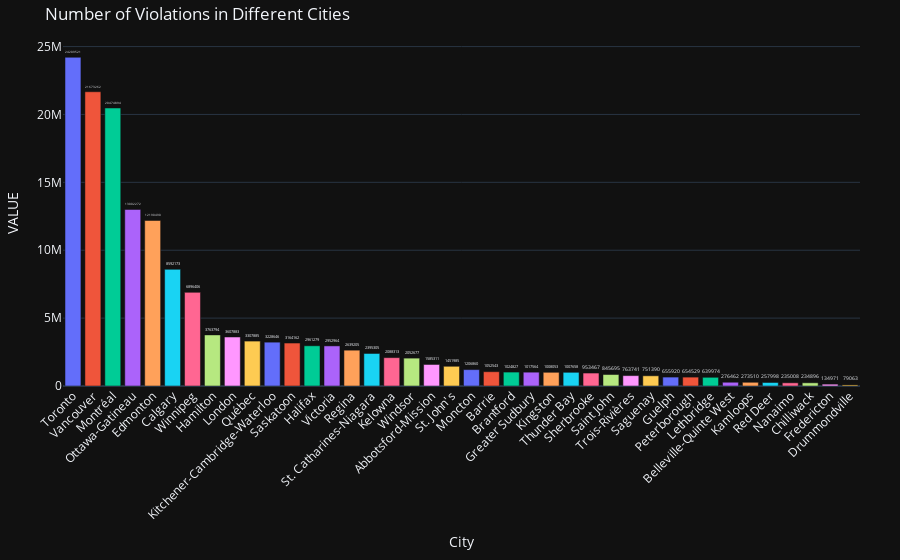

Notebook cell for this chart:
### Code cell
plotlyBarPlot(data_grouped, 'City', 'VALUE', 'City', 'Number of Violations in Different Cities', 'City', 'Number of Violations')

### Figure 1 — Plotly figure (JSON) as saved in the notebook; plotly's stock layout.template omitted (floating-point values rounded to 4 significant figures)
{"data": [{"hovertemplate": "City=%{x}<br>VALUE=%{text}<extra></extra>", "legendgroup": "Toronto", "marker": {"color": "#636efa", "pattern": {"shape": ""}}, "name": "Toronto", "orientation": "v", "showlegend": true, "text": [24210000.0], "textposition": "outside", "type": "bar", "x": ["Toronto"], "xaxis": "x", "y": [24210000.0], "yaxis": "y"}, {"hovertemplate": "City=%{x}<br>VALUE=%{text}<extra></extra>", "legendgroup": "Vancouver", "marker": {"color": "#EF553B", "pattern": {"shape": ""}}, "name": "Vancouver", "orientation": "v", "showlegend": true, "text": [21670000.0], "textposition": "outside", "type": "bar", "x": ["Vancouver"], "xaxis": "x", "y": [21670000.0], "yaxis": "y"}, {"hovertemplate": "City=%{x}<br>VALUE=%{text}<extra></extra>", "legendgroup": "Montréal", "marker": {"color": "#00cc96", "pattern": {"shape": ""}}, "name": "Montréal", "orientation": "v", "showlegend": true, "text": [20470000.0], "textposition": "outside", "type": "bar", "x": ["Montréal"], "xaxis": "x", "y": [20470000.0], "yaxis": "y"}, {"hovertemplate": "City=%{x}<br>VALUE=%{text}<extra></extra>", "legendgroup": "Ottawa-Gatineau", "marker": {"color": "#ab63fa", "pattern": {"shape": ""}}, "name": "Ottawa-Gatineau", "orientation": "v", "showlegend": true, "text": [13000000.0], "textposition": "outside", "type": "bar", "x": ["Ottawa-Gatineau"], "xaxis": "x", "y": [13000000.0], "yaxis": "y"}, {"hovertemplate": "City=%{x}<br>VALUE=%{text}<extra></extra>", "legendgroup": "Edmonton", "marker": {"color": "#FFA15A", "pattern": {"shape": ""}}, "name": "Edmonton", "orientation": "v", "showlegend": true, "text": [12190000.0], "textposition": "outside", "type": "bar", "x": ["Edmonton"], "xaxis": "x", "y": [12190000.0], "yaxis": "y"}, {"hovertemplate": "City=%{x}<br>VALUE=%{text}<extra></extra>", "legendgroup": "Calgary", "marker": {"color": "#19d3f3", "pattern": {"shape": ""}}, "name": "Calgary", "orientation": "v", "showlegend": true, "text": [8592000.0], "textposition": "outside", "type": "bar", "x": ["Calgary"], "xaxis": "x", "y": [8592000.0], "yaxis": "y"}, {"hovertemplate": "City=%{x}<br>VALUE=%{text}<extra></extra>", "legendgroup": "Winnipeg", "marker": {"color": "#FF6692", "pattern": {"shape": ""}}, "name": "Winnipeg", "orientation": "v", "showlegend": true, "text": [6896000.0], "textposition": "outside", "type": "bar", "x": ["Winnipeg"], "xaxis": "x", "y": [6896000.0], "yaxis": "y"}, {"hovertemplate": "City=%{x}<br>VALUE=%{text}<extra></extra>", "legendgroup": "Hamilton", "marker": {"color": "#B6E880", "pattern": {"shape": ""}}, "name": "Hamilton", "orientation": "v", "showlegend": true, "text": [3764000.0], "textposition": "outside", "type": "bar", "x": ["Hamilton"], "xaxis": "x", "y": [3764000.0], "yaxis": "y"}, {"hovertemplate": "City=%{x}<br>VALUE=%{text}<extra></extra>", "legendgroup": "London", "marker": {"color": "#FF97FF", "pattern": {"shape": ""}}, "name": "London", "orientation": "v", "showlegend": true, "text": [3608000.0], "textposition": "outside", "type": "bar", "x": ["London"], "xaxis": "x", "y": [3608000.0], "yaxis": "y"}, {"hovertemplate": "City=%{x}<br>VALUE=%{text}<extra></extra>", "legendgroup": "Québec", "marker": {"color": "#FECB52", "pattern": {"shape": ""}}, "name": "Québec", "orientation": "v", "showlegend": true, "text": [3308000.0], "textposition": "outside", "type": "bar", "x": ["Québec"], "xaxis": "x", "y": [3308000.0], "yaxis": "y"}, {"hovertemplate": "City=%{x}<br>VALUE=%{text}<extra></extra>", "legendgroup": "Kitchener-Cambridge-Waterloo", "marker": {"color": "#636efa", "pattern": {"shape": ""}}, "name": "Kitchener-Cambridge-Waterloo", "orientation": "v", "showlegend": true, "text": [3229000.0], "textposition": "outside", "type": "bar", "x": ["Kitchener-Cambridge-Waterloo"], "xaxis": "x", "y": [3229000.0], "yaxis": "y"}, {"hovertemplate": "City=%{x}<br>VALUE=%{text}<extra></extra>", "legendgroup": "Saskatoon", "marker": {"color": "#EF553B", "pattern": {"shape": ""}}, "name": "Saskatoon", "orientation": "v", "showlegend": true, "text": [3164000.0], "textposition": "outside", "type": "bar", "x": ["Saskatoon"], "xaxis": "x", "y": [3164000.0], "yaxis": "y"}, {"hovertemplate": "City=%{x}<br>VALUE=%{text}<extra></extra>", "legendgroup": "Halifax", "marker": {"color": "#00cc96", "pattern": {"shape": ""}}, "name": "Halifax", "orientation": "v", "showlegend": true, "text": [2961000.0], "textposition": "outside", "type": "bar", "x": ["Halifax"], "xaxis": "x", "y": [2961000.0], "yaxis": "y"}, {"hovertemplate": "City=%{x}<br>VALUE=%{text}<extra></extra>", "legendgroup": "Victoria", "marker": {"color": "#ab63fa", "pattern": {"shape": ""}}, "name": "Victoria", "orientation": "v", "showlegend": true, "text": [2953000.0], "textposition": "outside", "type": "bar", "x": ["Victoria"], "xaxis": "x", "y": [2953000.0], "yaxis": "y"}, {"hovertemplate": "City=%{x}<br>VALUE=%{text}<extra></extra>", "legendgroup": "Regina", "marker": {"color": "#FFA15A", "pattern": {"shape": ""}}, "name": "Regina", "orientation": "v", "showlegend": true, "text": [2639000.0], "textposition": "outside", "type": "bar", "x": ["Regina"], "xaxis": "x", "y": [2639000.0], "yaxis": "y"}, {"hovertemplate": "City=%{x}<br>VALUE=%{text}<extra></extra>", "legendgroup": "St. Catharines-Niagara", "marker": {"color": "#19d3f3", "pattern": {"shape": ""}}, "name": "St. Catharines-Niagara", "orientation": "v", "showlegend": true, "text": [2395000.0], "textposition": "outside", "type": "bar", "x": ["St. Catharines-Niagara"], "xaxis": "x", "y": [2395000.0], "yaxis": "y"}, {"hovertemplate": "City=%{x}<br>VALUE=%{text}<extra></extra>", "legendgroup": "Kelowna", "marker": {"color": "#FF6692", "pattern": {"shape": ""}}, "name": "Kelowna", "orientation": "v", "showlegend": true, "text": [2088000.0], "textposition": "outside", "type": "bar", "x": ["Kelowna"], "xaxis": "x", "y": [2088000.0], "yaxis": "y"}, {"hovertemplate": "City=%{x}<br>VALUE=%{text}<extra></extra>", "legendgroup": "Windsor", "marker": {"color": "#B6E880", "pattern": {"shape": ""}}, "name": "Windsor", "orientation": "v", "showlegend": true, "text": [2053000.0], "textposition": "outside", "type": "bar", "x": ["Windsor"], "xaxis": "x", "y": [2053000.0], "yaxis": "y"}, {"hovertemplate": "City=%{x}<br>VALUE=%{text}<extra></extra>", "legendgroup": "Abbotsford-Mission", "marker": {"color": "#FF97FF", "pattern": {"shape": ""}}, "name": "Abbotsford-Mission", "orientation": "v", "showlegend": true, "text": [1585000.0], "textposition": "outside", "type": "bar", "x": ["Abbotsford-Mission"], "xaxis": "x", "y": [1585000.0], "yaxis": "y"}, {"hovertemplate": "City=%{x}<br>VALUE=%{text}<extra></extra>", "legendgroup": "St. John's", "marker": {"color": "#FECB52", "pattern": {"shape": ""}}, "name": "St. John's", "orientation": "v", "showlegend": true, "text": [1452000.0], "textposition": "outside", "type": "bar", "x": ["St. John's"], "xaxis": "x", "y": [1452000.0], "yaxis": "y"}, {"hovertemplate": "City=%{x}<br>VALUE=%{text}<extra></extra>", "legendgroup": "Moncton", "marker": {"color": "#636efa", "pattern": {"shape": ""}}, "name": "Moncton", "orientation": "v", "showlegend": true, "text": [1207000.0], "textposition": "outside", "type": "bar", "x": ["Moncton"], "xaxis": "x", "y": [1207000.0], "yaxis": "y"}, {"hovertemplate": "City=%{x}<br>VALUE=%{text}<extra></extra>", "legendgroup": "Barrie", "marker": {"color": "#EF553B", "pattern": {"shape": ""}}, "name": "Barrie", "orientation": "v", "showlegend": true, "text": [1053000.0], "textposition": "outside", "type": "bar", "x": ["Barrie"], "xaxis": "x", "y": [1053000.0], "yaxis": "y"}, {"hovertemplate": "City=%{x}<br>VALUE=%{text}<extra></extra>", "legendgroup": "Brantford", "marker": {"color": "#00cc96", "pattern": {"shape": ""}}, "name": "Brantford", "orientation": "v", "showlegend": true, "text": [1025000.0], "textposition": "outside", "type": "bar", "x": ["Brantford"], "xaxis": "x", "y": [1025000.0], "yaxis": "y"}, {"hovertemplate": "City=%{x}<br>VALUE=%{text}<extra></extra>", "legendgroup": "Greater Sudbury", "marker": {"color": "#ab63fa", "pattern": {"shape": ""}}, "name": "Greater Sudbury", "orientation": "v", "showlegend": true, "text": [1018000.0], "textposition": "outside", "type": "bar", "x": ["Greater Sudbury"], "xaxis": "x", "y": [1018000.0], "yaxis": "y"}, {"hovertemplate": "City=%{x}<br>VALUE=%{text}<extra></extra>", "legendgroup": "Kingston", "marker": {"color": "#FFA15A", "pattern": {"shape": ""}}, "name": "Kingston", "orientation": "v", "showlegend": true, "text": [1008000.0], "textposition": "outside", "type": "bar", "x": ["Kingston"], "xaxis": "x", "y": [1008000.0], "yaxis": "y"}, {"hovertemplate": "City=%{x}<br>VALUE=%{text}<extra></extra>", "legendgroup": "Thunder Bay", "marker": {"color": "#19d3f3", "pattern": {"shape": ""}}, "name": "Thunder Bay", "orientation": "v", "showlegend": true, "text": [1008000.0], "textposition": "outside", "type": "bar", "x": ["Thunder Bay"], "xaxis": "x", "y": [1008000.0], "yaxis": "y"}, {"hovertemplate": "City=%{x}<br>VALUE=%{text}<extra></extra>", "legendgroup": "Sherbrooke", "marker": {"color": "#FF6692", "pattern": {"shape": ""}}, "name": "Sherbrooke", "orientation": "v", "showlegend": true, "text": [953500.0], "textposition": "outside", "type": "bar", "x": ["Sherbrooke"], "xaxis": "x", "y": [953500.0], "yaxis": "y"}, {"hovertemplate": "City=%{x}<br>VALUE=%{text}<extra></extra>", "legendgroup": "Saint John", "marker": {"color": "#B6E880", "pattern": {"shape": ""}}, "name": "Saint John", "orientation": "v", "showlegend": true, "text": [845700.0], "textposition": "outside", "type": "bar", "x": ["Saint John"], "xaxis": "x", "y": [845700.0], "yaxis": "y"}, {"hovertemplate": "City=%{x}<br>VALUE=%{text}<extra></extra>", "legendgroup": "Trois-Rivières", "marker": {"color": "#FF97FF", "pattern": {"shape": ""}}, "name": "Trois-Rivières", "orientation": "v", "showlegend": true, "text": [763700.0], "textposition": "outside", "type": "bar", "x": ["Trois-Rivières"], "xaxis": "x", "y": [763700.0], "yaxis": "y"}, {"hovertemplate": "City=%{x}<br>VALUE=%{text}<extra></extra>", "legendgroup": "Saguenay", "marker": {"color": "#FECB52", "pattern": {"shape": ""}}, "name": "Saguenay", "orientation": "v", "showlegend": true, "text": [751400.0], "textposition": "outside", "type": "bar", "x": ["Saguenay"], "xaxis": "x", "y": [751400.0], "yaxis": "y"}, {"hovertemplate": "City=%{x}<br>VALUE=%{text}<extra></extra>", "legendgroup": "Guelph", "marker": {"color": "#636efa", "pattern": {"shape": ""}}, "name": "Guelph", "orientation": "v", "showlegend": true, "text": [655900.0], "textposition": "outside", "type": "bar", "x": ["Guelph"], "xaxis": "x", "y": [655900.0], "yaxis": "y"}, {"hovertemplate": "City=%{x}<br>VALUE=%{text}<extra></extra>", "legendgroup": "Peterborough", "marker": {"color": "#EF553B", "pattern": {"shape": ""}}, "name": "Peterborough", "orientation": "v", "showlegend": true, "text": [654500.0], "textposition": "outside", "type": "bar", "x": ["Peterborough"], "xaxis": "x", "y": [654500.0], "yaxis": "y"}, {"hovertemplate": "City=%{x}<br>VALUE=%{text}<extra></extra>", "legendgroup": "Lethbridge", "marker": {"color": "#00cc96", "pattern": {"shape": ""}}, "name": "Lethbridge", "orientation": "v", "showlegend": true, "text": [640000.0], "textposition": "outside", "type": "bar", "x": ["Lethbridge"], "xaxis": "x", "y": [640000.0], "yaxis": "y"}, {"hovertemplate": "City=%{x}<br>VALUE=%{text}<extra></extra>", "legendgroup": "Belleville-Quinte West", "marker": {"color": "#ab63fa", "pattern": {"shape": ""}}, "name": "Belleville-Quinte West", "orientation": "v", "showlegend": true, "text": [276500.0], "textposition": "outside", "type": "bar", "x": ["Belleville-Quinte West"], "xaxis": "x", "y": [276500.0], "yaxis": "y"}, {"hovertemplate": "City=%{x}<br>VALUE=%{text}<extra></extra>", "legendgroup": "Kamloops", "marker": {"color": "#FFA15A", "pattern": {"shape": ""}}, "name": "Kamloops", "orientation": "v", "showlegend": true, "text": [273500.0], "textposition": "outside", "type": "bar", "x": ["Kamloops"], "xaxis": "x", "y": [273500.0], "yaxis": "y"}, {"hovertemplate": "City=%{x}<br>VALUE=%{text}<extra></extra>", "legendgroup": "Red Deer", "marker": {"color": "#19d3f3", "pattern": {"shape": ""}}, "name": "Red Deer", "orientation": "v", "showlegend": true, "text": [258000.0], "textposition": "outside", "type": "bar", "x": ["Red Deer"], "xaxis": "x", "y": [258000.0], "yaxis": "y"}, {"hovertemplate": "City=%{x}<br>VALUE=%{text}<extra></extra>", "legendgroup": "Nanaimo", "marker": {"color": "#FF6692", "pattern": {"shape": ""}}, "name": "Nanaimo", "orientation": "v", "showlegend": true, "text": [235000.0], "textposition": "outside", "type": "bar", "x": ["Nanaimo"], "xaxis": "x", "y": [235000.0], "yaxis": "y"}, {"hovertemplate": "City=%{x}<br>VALUE=%{text}<extra></extra>", "legendgroup": "Chilliwack", "marker": {"color": "#B6E880", "pattern": {"shape": ""}}, "name": "Chilliwack", "orientation": "v", "showlegend": true, "text": [234900.0], "textposition": "outside", "type": "bar", "x": ["Chilliwack"], "xaxis": "x", "y": [234900.0], "yaxis": "y"}, {"hovertemplate": "City=%{x}<br>VALUE=%{text}<extra></extra>", "legendgroup": "Fredericton", "marker": {"color": "#FF97FF", "pattern": {"shape": ""}}, "name": "Fredericton", "orientation": "v", "showlegend": true, "text": [135000.0], "textposition": "outside", "type": "bar", "x": ["Fredericton"], "xaxis": "x", "y": [135000.0], "yaxis": "y"}, {"hovertemplate": "City=%{x}<br>VALUE=%{text}<extra></extra>", "legendgroup": "Drummondville", "marker": {"color": "#FECB52", "pattern": {"shape": ""}}, "name": "Drummondville", "orientation": "v", "showlegend": true, "text": [79060.0], "textposition": "outside", "type": "bar", "x": ["Drummondville"], "xaxis": "x", "y": [79060.0], "yaxis": "y"}], "layout": {"barmode": "relative", "legend": {"title": {"text": "City"}, "tracegroupgap": 0}, "margin": {"b": 80, "l": 40, "r": 40, "t": 40}, "showlegend": false, "title": {"text": "Number of Violations in Different Cities"}, "xaxis": {"anchor": "y", "categoryarray": ["Toronto", "Vancouver", "Montréal", "Ottawa-Gatineau", "Edmonton", "Calgary", "Winnipeg", "Hamilton", "London", "Québec", "Kitchener-Cambridge-Waterloo", "Saskatoon", "Halifax", "Victoria", "Regina", "St. Catharines-Niagara", "Kelowna", "Windsor", "Abbotsford-Mission", "St. John's", "Moncton", "Barrie", "Brantford", "Greater Sudbury", "Kingston", "Thunder Bay", "Sherbrooke", "Saint John", "Trois-Rivières", "Saguenay", "Guelph", "Peterborough", "Lethbridge", "Belleville-Quinte West", "Kamloops", "Red Deer", "Nanaimo", "Chilliwack", "Fredericton", "Drummondville"], "categoryorder": "array", "domain": [0, 1], "tickangle": -45, "title": {"text": "City"}}, "yaxis": {"anchor": "x", "domain": [0, 1], "title": {"text": "VALUE"}}}}
